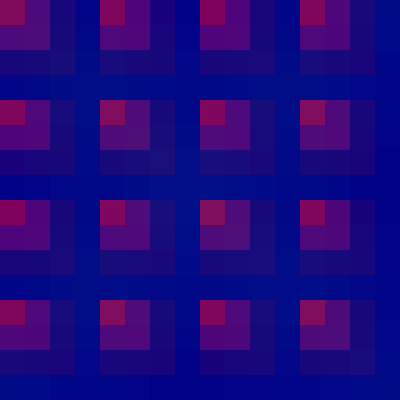
Frame 1 (no input)
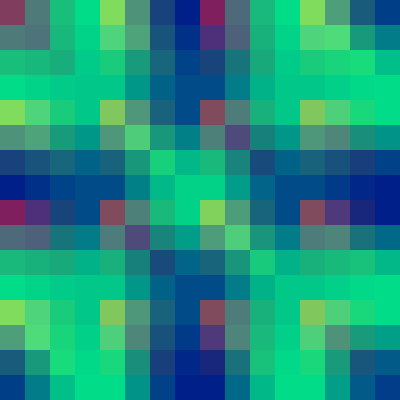
Frame 60 (the mouse pressed at the canvas centre just before this capture)
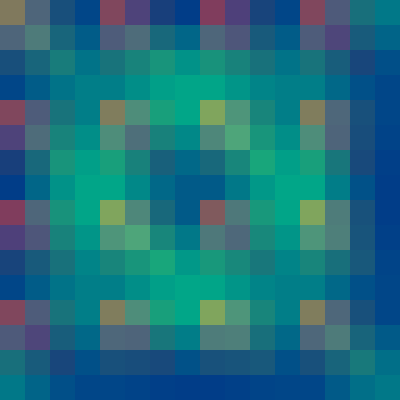
Frame 120 (the mouse held since frame 60 and released just before this capture)

The Processing sketch that drew these frames (run headless with seeded random() and noise(); from frame 60 on, the mouse is pressed at the canvas centre):

// Processing sketch: processing_166805
// ── processing_166805.pde

float[][] eColor = new float[5][5];    
float[][] speed = {{10 , 5   , 0.5 , 5   , 10 }, 
                   {5  , 12.5, 7.5 , 12.5, 5  }, 
                   {0.5, 7.5 , 15.0, 7.5 , 0.5},
                   {5  , 12.5, 7.5 , 12.5, 5  }, 
                   {10 , 5   , 0.5 , 5   , 10 }};     
 
void setup() {
  size(400, 400);
  background(255);
  smooth();
  noStroke();
  fill(0);
  rectMode(CENTER);
 
  for (int y = 0; y < 5; y ++) {
    for (int x = 0; x < 5; x ++) {
      eColor[y][x] = 0;    
    }
  }
}
 
void draw() {
  background(255);
 
  for (int y = 0; y < 5; y ++) {
 
    for (int x = 0; x < 5; x ++) {
      eColor[y][x] += speed[y][x];   
      
      if (eColor[y][x] > 255 || eColor[y][x] < 0) speed[y][x] = -speed[y][x];
   
      fill(0, eColor[y][x], 200, 250);
      rect(x*100+25, y*100+25, 100, 100);   
 
      fill(0, eColor[y][x], 50, 177);
      rect(x*100, y*100, 100, 100);    

      fill(0, eColor[y][x], 200, 100);
      rect(x*100-25, y*100-25, 100, 100);    
 
 
      fill(255, eColor[y][x], 50, 127);
      rect(x*100+50, y*100+50, 100, 100);    
    }
  }
}
